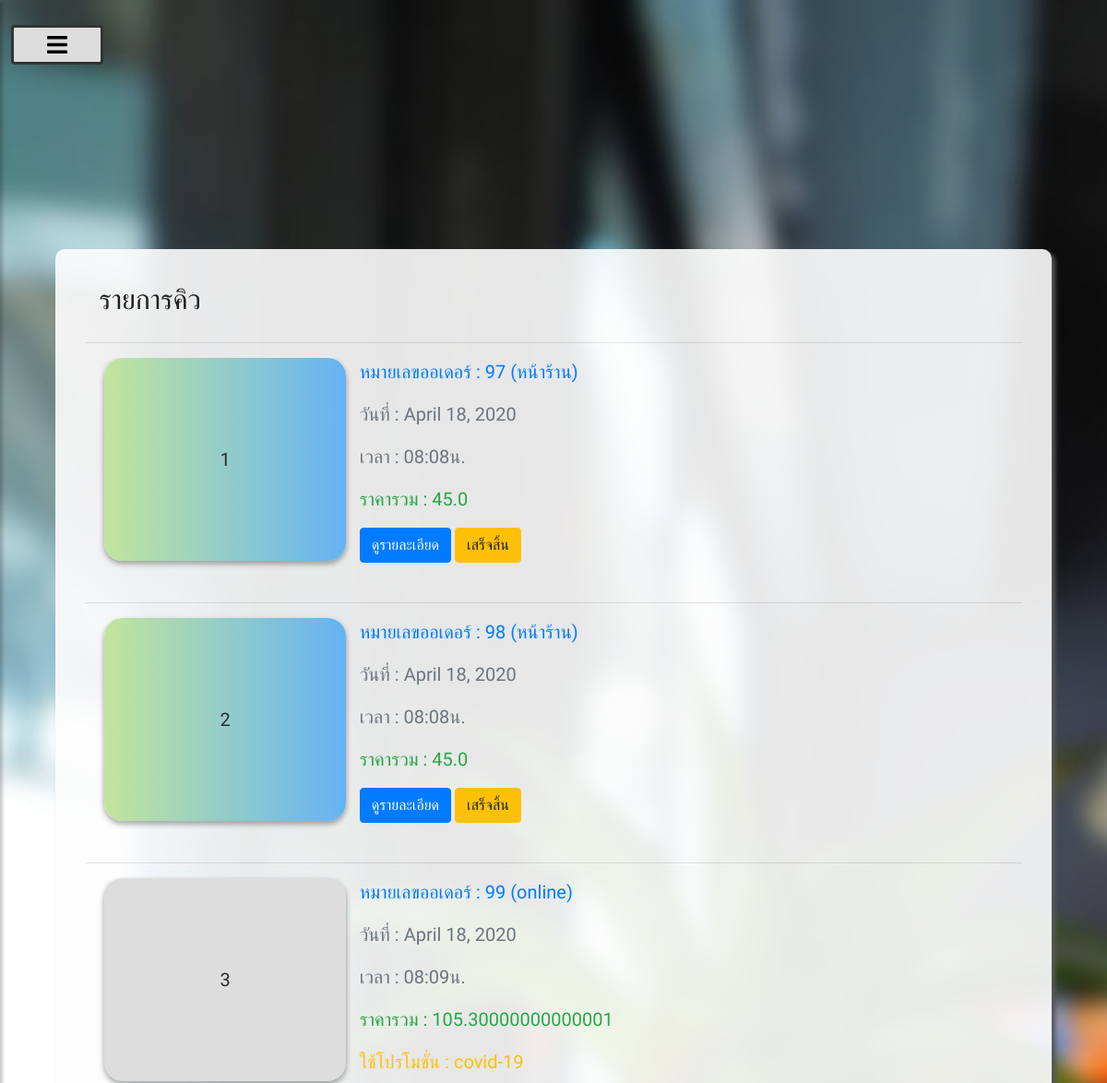
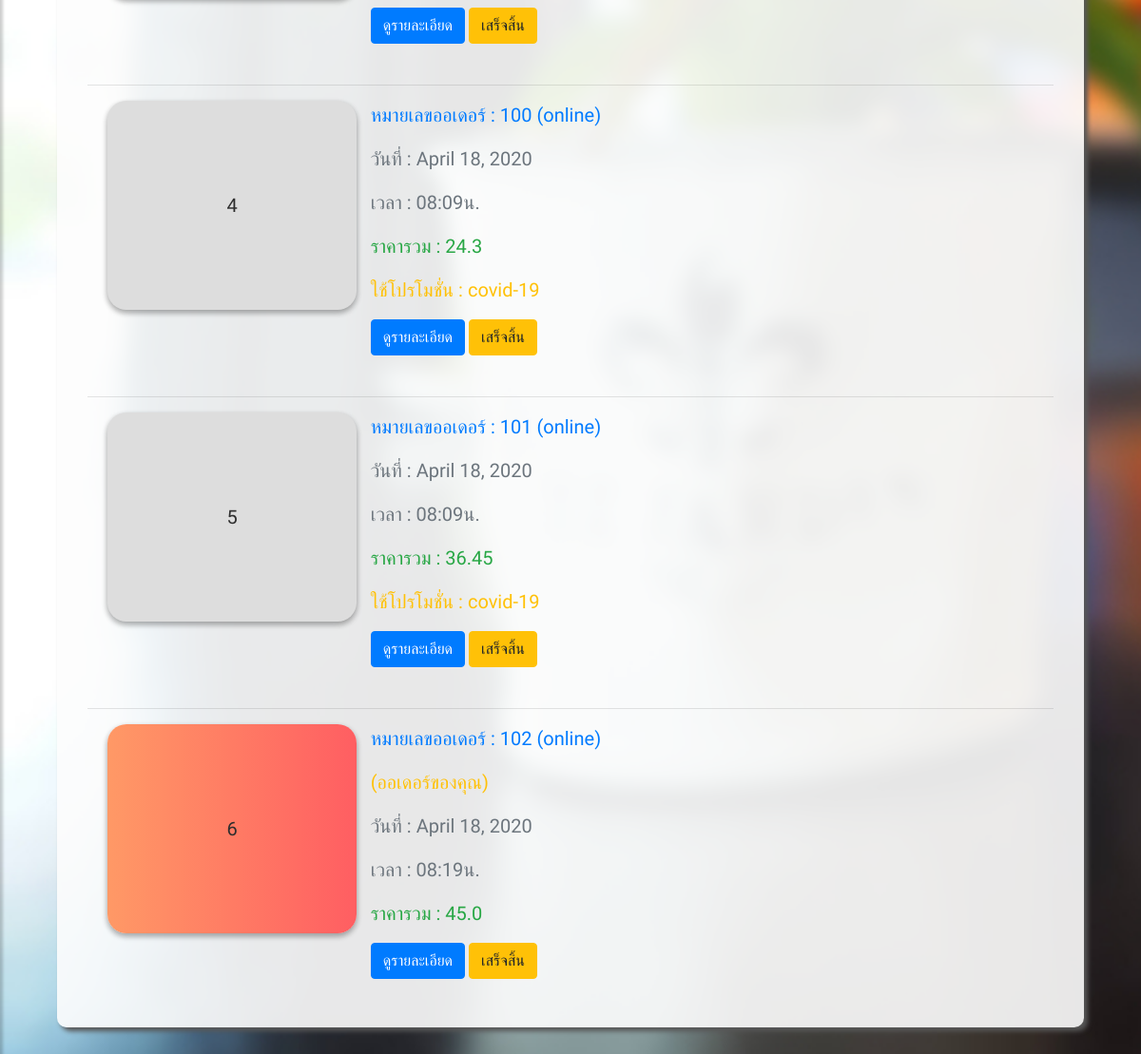
The app's page /queue/ (signed in) with its own data (2 pictures, top to bottom).
### product/models.py (models this page shows)
class Order(models.Model):
    TYPE_BUY = (
        ('Local_buy', 'Local buy'),
        ('Online_buy', 'Online buy')
    )
    total_price = models.FloatField(default=0)
    order_type = models.CharField(max_length=255, choices=TYPE_BUY)
    date = models.DateTimeField(auto_now=True)
    promo_id = models.ForeignKey(Promotion, on_delete=models.CASCADE, null=True)
    c_id = models.ForeignKey(Customer, on_delete=models.CASCADE, null=True)
    finish_flag = models.BooleanField(default=False)

class Promotion(models.Model):
    name = models.CharField(max_length=255, default="")
    s_date = models.DateField()
    e_date = models.DateField()
    promo_desc = models.TextField()
    discount = models.IntegerField(default=0)
    promo_status = models.BooleanField(default=True)

### product/views.py (the view)
# urls.py: path('queue/', views.queue, name='queue'),
def queue(request):
    orders = Order.objects.filter(finish_flag=False)
    queue = []
    sweetness_name = {
    'normalsweet': 'หวานปกติ',
    'lesssweet': 'หวานน้อย',
    'moresweet': 'หวานมาก',
    }
    for order in orders:
        order_lists = Order_list.objects.filter(order_id=order.id)
        item_list = []
        item = {}
        for order_list in order_lists:
            item = {
                'id':order_list.d_id_id,
                'order_id':order_list.order_id_id,
                'unit_price':order_list.unit_price,
                'sweetness':None,
                'fruits':None,
                'toppings':None,
                'amount':order_list.amount,
                'picture':Drink_info.objects.get(pk=order_list.d_id_id).picture,
                'name':Drink_info.objects.get(pk=order_list.d_id_id).d_name
            }
            special = Special.objects.get(pk=order_list.special_id_id)
            if special.special_type == 'Coffee':
                coffee = Coffee_and_other.objects.get(pk=special.id)
                item['sweetness'] = sweetness_name[coffee.sweetness]
                toppings = coffee.options.all()
                topping_items = []
                for topping in toppings:
                    co = Coffee_and_other_option.objects.get(Coffee_and_other=coffee, option=topping)
                    topping_items.append({
                        'name':topping.option_name,
                        'amount':co.amount
                    })
                item['toppings'] = topping_items
            elif special.special_type == 'Juice':
                juice = Juice.objects.get(pk=special.id)
                toppings = juice.options.all()
                topping_items = []
                for topping in toppings:
                    jo = Juice_option.objects.get(juice=juice, option=topping)
                    topping_items.append({
                        'name':topping.option_name,
                        'amount':jo.amount
                    })
                item['toppings'] = topping_items
                fruits = juice.fruits.all()
                fruit_items = []
                for fruit in fruits:
                    jf = Juice_fruit.objects.get(juice=juice, fruit=fruit)
                    fruit_items.append({
                        'name':fruit.fruit_name,
                        'amount':jf.amount
                    })
                item['fruits'] = fruit_items
            item_list.append(item)
        order_list = {
            'id':order.id,
            'date':order.date,
            'promo_id':order.promo_id,
            'finish':order.finish_flag,
            'items':item_list,
            'time':order.date.strftime('%H:%M'),
            'total_price':order.total_price,
            'your':False,
            'order_type':order.order_type,
            'customer_name':None
        }
        if (request.user.id != 1):
            if(order.c_id != None):
                order_list['customer_name'] = order.c_id.user.first_name
                if Customer.objects.get(user__id=request.user.id).id == order.c_id.id:
                    order_list['your'] = True
        queue.append(order_list)
    context = {
        'queues':queue
    }
    return render(request,'product/queue.html', context=context)

### product/templates/product/queue.html (shortened to what this page needs)
{% extends "base.html" %} {% load static %} {% block content %}
<div class="container listall">
    <div class="col-12 list_r">
        <label class="titlelist col-lg-8 col-6">รายการคิว</label>
        <hr>
        <div class="alltable">
            <div class="listbody">
                {% for queue in queues %}
                <div class="row">
                    <div class="titledrink col-3 col-lg-3  {% if queue.your %} bghl {% endif %} {% if queue.order_type == 'Local_buy' %} bglc {% endif %}" data-toggle="collapse" href="#collapse{{ forloop.counter }}"
                        role="button" aria-expanded="false" aria-controls="collapse{{ forloop.counter }}">
                        <p font-size="28px">{{ forloop.counter }}</p>
                    </div>
                    <div class="col-8 col-lg-5">
                        <p class="text-primary">หมายเลขออเดอร์ : {{queue.id}}
                            {% if queue.order_type == 'Local_buy' %}
                            <span class='text-primary'>(หน้าร้าน)</span>
                            {% elif queue.order_type == 'Online_buy' %}
                            <span class='text-primary'>(online)</span>
                            {% endif %}
                        </p>
                        <p>
                            {% if queue.your %}
                            <span class='text-warning'>(ออเดอร์ของคุณ)</span>
                            {% endif %}
                        </p>
                        <p class="text-secondary">วันที่ : {{queue.date.date}}</p>
                        <p class="text-secondary">เวลา : {{queue.time}}น.</p>
                        <p class="text-success">ราคารวม : {{queue.total_price}}</p>
                         {% if queue.promo_id.id > 0 %}
                            <p class="text-warning">ใช้โปรโมชั่น : {{queue.promo_id.name}}</p>
                        {% endif %}
                        <button type='button' class='btn btn-primary' data-toggle="collapse"
                            href="#collapse{{ forloop.counter }}" role="button" aria-expanded="false"
                            aria-controls="collapse{{ forloop.counter }}" style="margin-bottom: 1vh;">ดูรายละเอียด</button>
                        <a href="{% url 'order_success' queue.id %}"><button type='button' class='btn btn-warning' style="margin-bottom: 1vh;">เสร็จสิ้น</button></a>
                    </div>
                </div>
                <hr>
                {% endfor %}
            </div>
        </div>
    </div>
</div>
{% endblock content %}

### static/css/style3.css (style rules this page uses)
body { font-family: 'Poppins', sans-serif; background: #fafafa; }
p { color: rgb(46, 46, 46); }
a, a:hover, a:focus { color: black; text-decoration: none; transition: all 0.3s; }

### product/templates/product/queue.html (style rules this page uses)
.titledrink { width: 100px; height: 220px; background-color: #ddd; text-align: center; line-height: 220px; border-radius: 20px; margin-left: 1vw; box-shadow: 0 3px 6px rgba(0,0,0,0.16), 0 3px 6px rgba(0,0,0,0.23); transition: 0.15s ease; }
p { font-size: 20px; }
.listbody { height: 68vh; }
.alltable { width: 100%; overflow-x: hidden; }
.bghl { background: linear-gradient(to right, #ff9966, #ff5e62); }
.bglc { background: linear-gradient(to right, #c2e59c, #64b3f4); }
@media only screen and (max-width: 1400px) { .titledrink { margin-left: 3vw; } }
.list_r { background-color: rgba(253, 253, 253, 0.9); padding: 3%; border-radius: 10px; box-shadow: 4px 4px 5px 0px rgba(87, 87, 87, 1); margin-bottom: 5vh; }
.titlelist { font-size: 30px; }
.listall { margin-top: 10vh; }

### records on screen
Order: total_price "45.0"
Order: total_price "45.0"
Promotion: id "99", shows "(online)", date "April 18, 2020", time "08:09", total_price "105.30000000000001", promo_id.name "covid-19", id "100", total_price "24.3", id "101", total_price "36.45"
Order: total_price "45.0"

### other values on screen
{{ queue.id }} "97" "98" "102"
{{ queue.date.date }} "April 18, 2020" "April 18, 2020" "April 18, 2020"
{{ queue.time }} "08:08" "08:08" "08:19"
